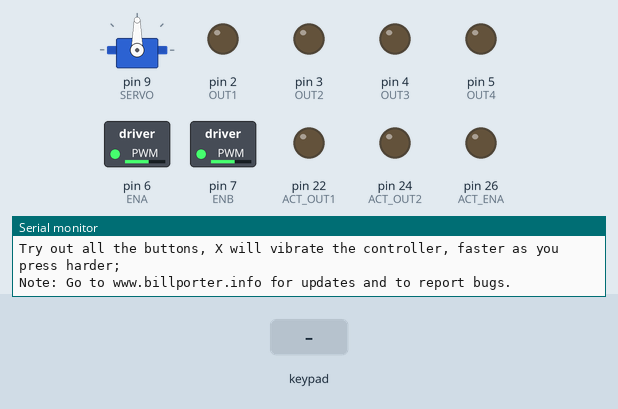
This sketch was run on a simulated Arduino Mega 2560, built with avr-gcc and run on an emulated ATmega2560. On the bench: servo, switched loads named in the sketch (green lamp = pin HIGH), output pins drawn as LEDs (lit = HIGH), the last lines printed to the serial monitor. The test bench sets the inputs (shaded band).

Above: at 1.5 s.
1.6 s: key 'U' pressed
At 1.85 s:
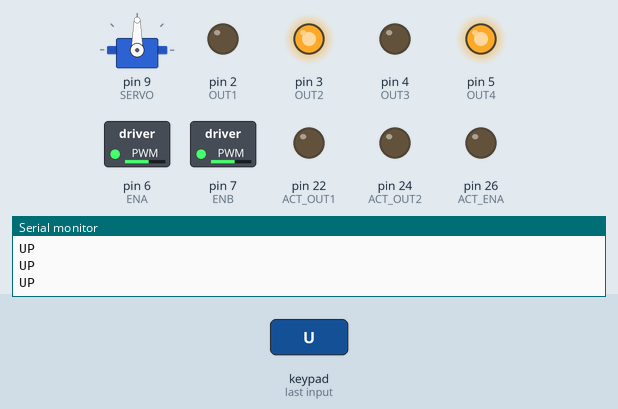
3.5 s: key 'D' pressed
At 3.76 s:
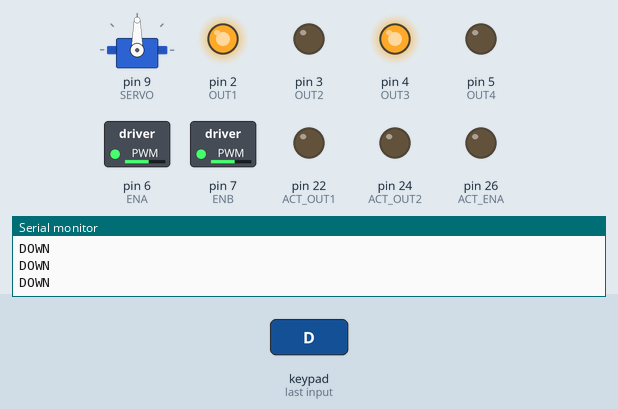
5.4 s: key 'L' pressed
At 5.65 s:
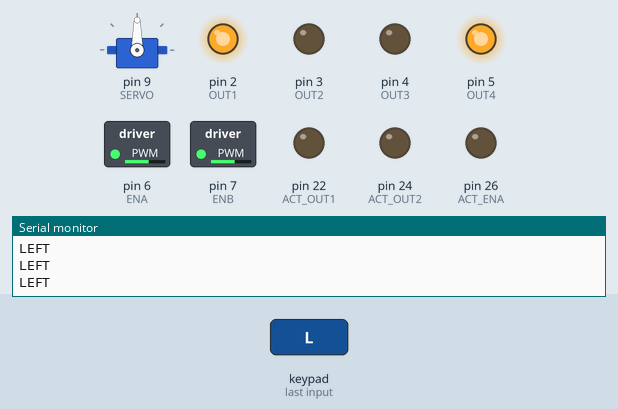
7.3 s: key 'R' pressed
At 7.56 s:
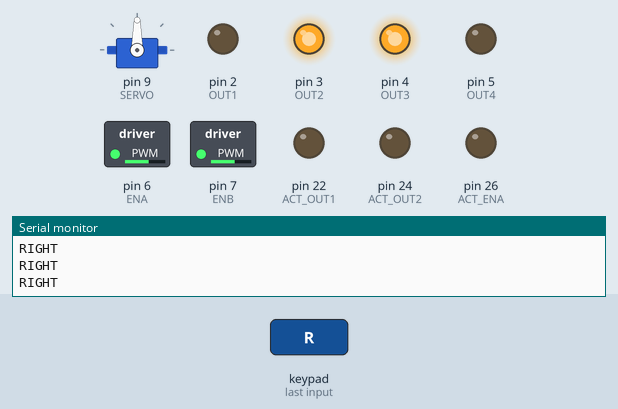
9.2 s: key 'X' pressed
At 9.45 s:
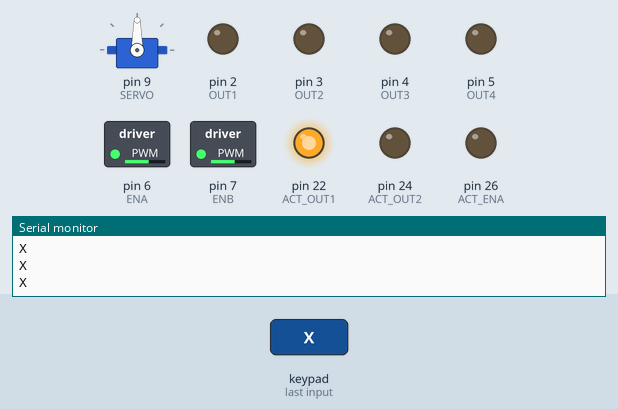
11.1 s: key 'O' pressed
At 11.7 s:
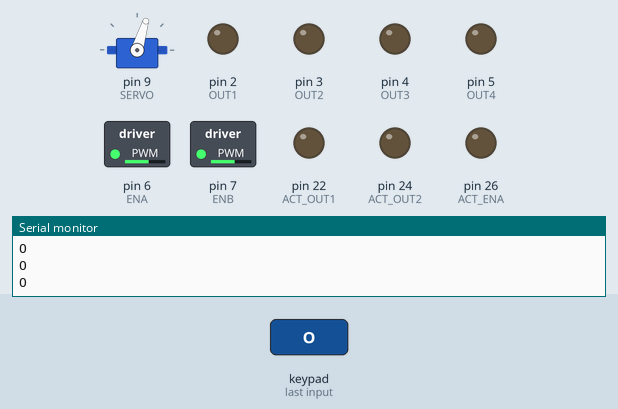
Timing chart, 0 to 13.6 s (numbered marks = the images above; inputs shaded):
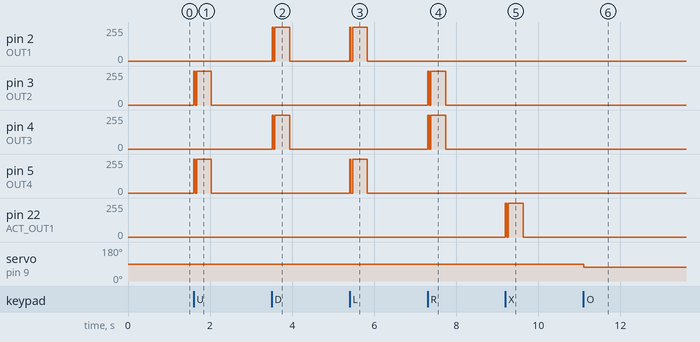

The sketch:

robotManualV1.ino
```cpp
#include <Arduino.h>
#include <PS2X_lib.h>  //for v1.6
#include <Servo.h>

#define SERVO 9

// left wheel
#define OUT1 2
#define OUT2 3
#define ENA 6

// right wheel
#define OUT3 4
#define OUT4 5
#define ENB 7

#define ACT_OUT1 22
#define ACT_OUT2 24
#define ACT_ENA 26

/******************************************************************
 * set pins connected to PS2 controller:
 *   - 1e column: original
 *   - 2e colmun: Stef?
 * replace pin numbers by the ones you use
 ******************************************************************/
#define PS2_DAT        13
#define PS2_CMD        11
#define PS2_SEL        10
#define PS2_CLK        12

/******************************************************************
 * select modes of PS2 controller:
 *   - pressures = analog reading of push-butttons
 *   - rumble    = motor rumbling
 * uncomment 1 of the lines for each mode selection
 ******************************************************************/

#define pressures   false
#define rumble      false

Servo myservo;  // create servo object to control a servo
int pos;// variable to rotate the servo
int add;

PS2X ps2x; // create PS2 Controller Class

//right now, the library does NOT support hot pluggable controllers, meaning
//you must always either restart your Arduino after you connect the controller,
//or call config_gamepad(pins) again after connecting the controller.

int error = 0;
byte type = 0;
byte vibrate = 0;

void setup() {

  Serial.begin(57600);

  myservo.attach(SERVO);
  myservo.write(90);

  pinMode(OUT1, OUTPUT);
  pinMode(OUT2, OUTPUT);
  pinMode(OUT3, OUTPUT);
  pinMode(OUT4, OUTPUT);
  pinMode(ENA, OUTPUT);
  pinMode(ENB, OUTPUT);

  pinMode(ACT_OUT1, OUTPUT);
  pinMode(ACT_OUT2, OUTPUT);
  pinMode(ACT_ENA, OUTPUT);

  analogWrite(ENA, 150);
  analogWrite(ENB, 150);

  analogWrite(ACT_ENA, 80);

  delay(300);  //added delay to give wireless ps2 module some time to startup, before configuring it

  //CHANGES for v1.6 HERE!!! **************PAY ATTENTION*************

  //setup pins and settings: GamePad(clock, command, attention, data, Pressures?, Rumble?) check for error
  error = ps2x.config_gamepad(PS2_CLK, PS2_CMD, PS2_SEL, PS2_DAT, pressures, rumble);

  if(error == 0){
    Serial.print("Found Controller, configured successful ");
    Serial.print("pressures = ");
  if (pressures)
    Serial.println("true ");
  else
    Serial.println("false");
  Serial.print("rumble = ");
  if (rumble)
    Serial.println("true)");
  else
    Serial.println("false");
    Serial.println("Try out all the buttons, X will vibrate the controller, faster as you press harder;");
    Serial.println("Note: Go to www.billporter.info for updates and to report bugs.");
  }
  else if(error == 1)
    Serial.println("No controller found, check wiring, see readme.txt to enable debug. visit www.billporter.info for troubleshooting tips");

  else if(error == 2)
    Serial.println("Controller found but not accepting commands. see readme.txt to enable debug. Visit www.billporter.info for troubleshooting tips");

  else if(error == 3)
    Serial.println("Controller refusing to enter Pressures mode, may not support it. ");

//  Serial.print(ps2x.Analog(1), HEX);

//   type = ps2x.readType();
//   switch(type) {
//     case 0:
//       Serial.print("Unknown Controller type found ");
//       break;
//     case 1:
//       Serial.print("DualShock Controller found ");
//       break;
//     case 2:
//       Serial.print("GuitarHero Controller found ");
//       break;
//   case 3:
//       Serial.print("Wireless Sony DualShock Controller found ");
//       break;
//    }

}

void loop() {

  /* You must Read Gamepad to get new values and set vibration values
     ps2x.read_gamepad(small motor on/off, larger motor strenght from 0-255)
     if you don't enable the rumble, use ps2x.read_gamepad(); with no values
     You should call this at least once a second
   */
  if(error == 1) //skip loop if no controller found
    return;

  ps2x.read_gamepad(false, vibrate); //read controller and set large motor to spin at 'vibrate' speed

// Digital Reading
// ps2x.Button(PSB_BUTTON)

// Anaglog Reading
// ps2x.Analog(PSAB_BUTTON)
// convert analog signal to Decimal number when print, eg. Serial.println(ps2x.Analog(PSAB_BUTTON), DEC);

// Using ButtonPressed, NewButtonState, ButonReleased

//    if(ps2x.ButtonPressed(PSB_CIRCLE))               //will be TRUE if button was JUST pressed
//      Serial.println("Circle just pressed");
//    if(ps2x.NewButtonState(PSB_CROSS))               //will be TRUE if button was JUST pressed OR released
//      Serial.println("X just changed");
//    if(ps2x.ButtonReleased(PSB_SQUARE))              //will be TRUE if button was JUST released

// Buttons reading

// ps2x.Button(PSB_START)       ps2x.Button(PSB_SELECT)
// ps2x.Button(PSB_PAD_UP)      ps2x.Button(PSB_PAD_LEFT)     ps2x.Button(PSB_PAD_DOWN)     ps2x.Button(PSB_PAD_RIGHT)
// ps2x.Button(PSB_TRIANGLE)    ps2x.Button(PSB_SQUARE)       ps2x.Button(PSB_CROSS)        ps2x.Button(PSB_CIRCLE)
// ps2x.Button(PSB_L1)          ps2x.Button(PSB_L2)           ps2x.Button(PSB_L3)           ps2x.Button(PSB_R1)           ps2x.Button(PSB_R2)         ps2x.Button(PSB_R3)

// Sticcks reading (Analog only)
// ps2x.Analog(PSS_LY)    Left stick, Y axis
// ps2x.Analog(PSS_LX)    Left stick, X axis
// ps2x.Analog(PSS_RY)    Right stick, Y axis
// ps2x.Analog(PSS_RX)    Right stick, X axis

// to print value, convert to DEC first eg. Serial.println(ps2x.Analog(PSS_LY), DEC);

    // default: stop
    moveStop();
    actuatorStop();

    if(ps2x.Button(PSB_START)) {
        Serial.println("START");
    }

    if(ps2x.Button(PSB_SELECT)) {
        Serial.println("SELECT");
    }

    if(ps2x.Button(PSB_PAD_UP)) {
        Serial.println("UP");

//        analogWrite(ENA, 150);
//        analogWrite(ENB, 150);

        moveForward();
    }

    if(ps2x.Button(PSB_PAD_DOWN)) {
        Serial.println("DOWN");
//        analogWrite(ENA, 150);
//        analogWrite(ENB, 150);
        moveBackward();
    }

    if(ps2x.Button(PSB_PAD_LEFT)) {
        Serial.println("LEFT");

        turnLeft();
    }

    if(ps2x.Button(PSB_PAD_RIGHT) ) {
        Serial.println("RIGHT");

        turnRight();
    }

    if(ps2x.Button(PSB_TRIANGLE)) {
        Serial.println("/_\\");
        actuatorBackward();
    }

    if(ps2x.Button(PSB_SQUARE)) {
        Serial.println("[]");
        servoCatch();
//        Serial.println(myservo.read(), DEC);

//        while(ps2x.Button(PSB_SQUARE)) {
//          if ((myservo.read()-1) >= 0) {
//            myservo.write(myservo.read()-1);
//          }
//        }
//        delay(15);
    }

    if(ps2x.Button(PSB_CROSS)) {
        Serial.println("X");
        actuatorForward();
    }

    if(ps2x.Button(PSB_CIRCLE)) {
        Serial.println("O");
        servoRelease();
//        Serial.println(myservo.read(), DEC);

//        while(ps2x.Button(PSB_CIRCLE)) {
//          if ((myservo.read()+1) <= 180) {
//            myservo.write(myservo.read()+1);
//          }
//        }

    }

    if(ps2x.Button(PSB_L1)) {
        Serial.println("L1");
    }

    if(ps2x.Button(PSB_L2)) {
        Serial.println("L2");
    }

    if(ps2x.Button(PSB_L3)) {
        Serial.println("L3");
    }

    if(ps2x.Button(PSB_R1)) {
        Serial.println("R1");
    }

    if(ps2x.Button(PSB_R2)) {
        Serial.println("R2");
    }

    if(ps2x.Button(PSB_R3)) {
        Serial.println("R3");
    }


//    if ((ps2x.Analog(PSS_LY) != 127) || (ps2x.Analog(PSS_LX) != 128) || (ps2x.Analog(PSS_RY) != 127) || (ps2x.Analog(PSS_RX) != 128)) {
//      Serial.print("(");
//      Serial.print(ps2x.Analog(PSS_LY));
//      Serial.print(", ");
//      Serial.print(ps2x.Analog(PSS_LX), DEC);
//      Serial.print(", ");
//      Serial.print(ps2x.Analog(PSS_RY), DEC);
//      Serial.print(", ");
//      Serial.print(ps2x.Analog(PSS_RX), DEC);
//      Serial.println(")");
//    }

  delay(15);

}


void turnLeft() {
  digitalWrite(OUT1, HIGH);
  digitalWrite(OUT2, LOW);

  digitalWrite(OUT3, LOW);
  digitalWrite(OUT4, HIGH);
}

void turnRight() {
  digitalWrite(OUT1, LOW);
  digitalWrite(OUT2, HIGH);

  digitalWrite(OUT3, HIGH);
  digitalWrite(OUT4, LOW);
}

void moveForward() {
  digitalWrite(OUT1, LOW);
  digitalWrite(OUT2, HIGH);

  digitalWrite(OUT3, LOW);
  digitalWrite(OUT4, HIGH);
}

void moveBackward() {
  digitalWrite(OUT1, HIGH);
  digitalWrite(OUT2, LOW);

  digitalWrite(OUT3, HIGH);
  digitalWrite(OUT4, LOW);
}

void moveStop() {
  digitalWrite(OUT1, LOW);
  digitalWrite(OUT2, LOW);

  digitalWrite(OUT3, LOW);
  digitalWrite(OUT4, LOW);
}

void actuatorForward() {
  digitalWrite(ACT_OUT1, HIGH);
  digitalWrite(ACT_OUT2, LOW);
}

void actuatorBackward() {
  digitalWrite(ACT_OUT1, LOW);
  digitalWrite(ACT_OUT2, HIGH);
}

void actuatorStop() {
  digitalWrite(ACT_OUT1, LOW);
  digitalWrite(ACT_OUT2, LOW);
}

void servoStop(){
  myservo.writeMicroseconds(1500);
  delay(15);
}

void servoCatch() {
    pos = 1700;
    myservo.writeMicroseconds(pos);              // tell servo to go to position in variable 'pos'
    delay(15);                                   // waits 15ms for the servo to reach the position
}

void servoRelease() {
    pos = 1300;
    myservo.writeMicroseconds(pos);              // tell servo to go to position in variable 'pos'
    delay(15);                                   // waits 15ms for the servo to reach the position
}
```

Measured:
- after the input at 1.6 s, pin 3 (OUT2), pin 5 (OUT4): 0/255 → 254/255 at once, → 0/255 0.43 s later
- after the input at 3.5 s, pin 2 (OUT1), pin 4 (OUT3): 0/255 → 254/255 at once, → 0/255 0.43 s later
- after the input at 5.4 s, pin 2 (OUT1), pin 5 (OUT4): 0/255 → 254/255 at once, → 0/255 0.43 s later
- after the input at 7.3 s, pin 3 (OUT2), pin 4 (OUT3): 0/255 → 254/255 at once, → 0/255 0.43 s later
- after the input at 9.2 s, pin 22 (ACT_OUT1): 0/255 → 254/255 at once, → 0/255 0.43 s later
- after the input at 11.1 s, servo on pin 9 (SERVO): 90° → 73° at once
